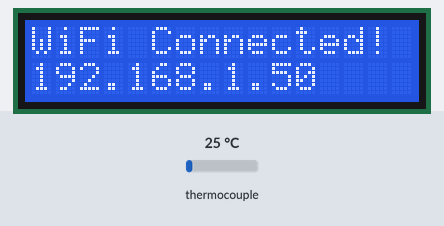
A program run on a simulated ESP32. Parts: 16×2 character LCD. The inputs (shaded band) are chosen by the test bench; at power-on: thermocouple 25 °C. WiFi joins after 1.5 s; servers stay silent unless stated; network time is answered at once with the bench clock; the local clock reads 2024-03-15 10:24:30 at power-on unless the program sets it; what the program prints to the serial monitor is not drawn.

Above: at 2.7 s.
At 14.5 s:
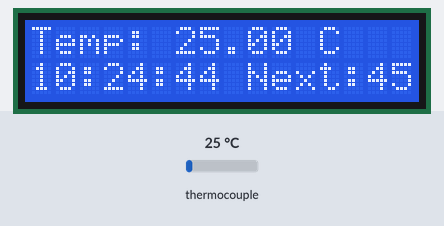
14.6 s: thermocouple set to 6 °C
At 15.8 s:
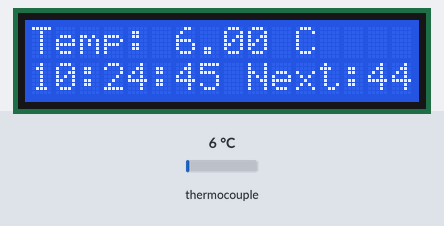
16.6 s: thermocouple set to 75 °C
At 17.8 s:
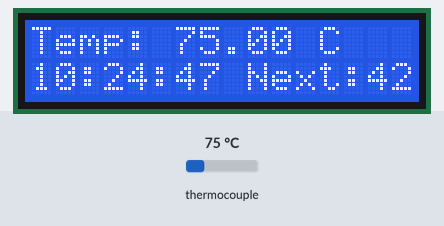
18.6 s: thermocouple set to 0 °C
At 19.9 s:
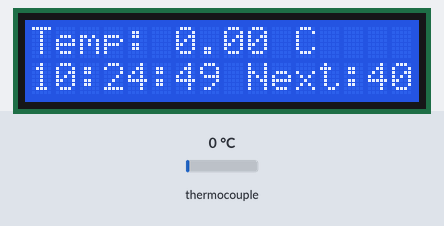
Timing chart, 0 to 21.6 s (numbered marks = the images above; inputs shaded):
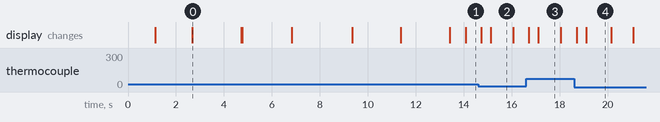

Measured:
- what the display in image 0 shows lasts 2.0 s, from 2.7 s to 4.7 s
- what the display in image 2 shows lasts 1.0 s, from 15.1 s to 16.1 s
- what the display in image 4 shows lasts 1.1 s, from 19.1 s to 20.2 s

The program:

main.cpp
```cpp
#include <Arduino.h>
#include <WiFi.h>
#include <NTPClient.h>
#include <WiFiUdp.h>
#include <time.h>

// Firebase Library
#include <Firebase_ESP_Client.h>
#include <addons/TokenHelper.h>

// Hardware Peripheral Libraries
#include <LiquidCrystal_I2C.h>
#include "max6675.h"

// Project Configuration
#include "secrets.h"

// ===================================
// GLOBAL OBJECTS & CONSTANTS
// ===================================

FirebaseData fbdo;
FirebaseAuth auth;
FirebaseConfig config;

WiFiUDP ntpUDP;
NTPClient timeClient(ntpUDP, "pool.ntp.org", 7 * 3600); // UTC+7 (WIB) offset

// MAX6675 Pin Definitions (CLK, CS, DO)
const int MAX6675_SCK_PIN = 18;
const int MAX6675_CS_PIN = 5;
const int MAX6675_MISO_PIN = 17;

MAX6675 thermocouple(MAX6675_SCK_PIN, MAX6675_CS_PIN, MAX6675_MISO_PIN);

// LCD 16x2 I2C Object (Address, Columns, Rows)
LiquidCrystal_I2C lcd(0x27, 16, 2);

struct DateTimeComponents
{
    int year;
    int month;
    int day;
    int hour;
    int minute;
    int second;
    String iso8601;
};

// Firebase data send interval
unsigned long lastFirebaseSendMillis = 0;
const unsigned long FIREBASE_SEND_INTERVAL_MS = 60000; // 1 minute

// NTP Sync status
bool isTimeSynced = false;
unsigned long lastNtpAttemptMillis = 0;
const unsigned long NTP_RETRY_INTERVAL_MS = 5000; // Retry NTP every 5 seconds if not synced

// ===================================
// HELPER FUNCTIONS
// ===================================

void printLcd(const char *line1, const char *line2 /*= ""*/)
{
    lcd.clear();
    lcd.setCursor(0, 0);
    lcd.print(line1);
    if (line2[0] != '\0')
    {
        lcd.setCursor(0, 1);
        lcd.print(line2);
    }
}

void connectToWiFi()
{
    printLcd("Connecting WiFi...", WIFI_SSID);
    Serial.print("Connecting to WiFi: ");
    Serial.println(WIFI_SSID);
    WiFi.mode(WIFI_STA);
    WiFi.begin(WIFI_SSID, WIFI_PASSWORD);
}

void WiFiEvent(WiFiEvent_t event)
{
    Serial.printf("[WiFi-event] event: %d\n", event);
    switch (event)
    {
    case ARDUINO_EVENT_WIFI_STA_GOT_IP:
        Serial.println("WiFi connected, IP address:");
        Serial.println(WiFi.localIP());
        isTimeSynced = false;
        lastNtpAttemptMillis = 0;
        break;
    case ARDUINO_EVENT_WIFI_STA_DISCONNECTED:
        Serial.println("WiFi lost connection.");
        isTimeSynced = false;
        break;
    default:
        break;
    }
}

DateTimeComponents getLocalTimeComponents()
{
    DateTimeComponents dt;
    dt.year = 0;
    dt.month = 0;
    dt.day = 0;
    dt.hour = 0;
    dt.minute = 0;
    dt.second = 0;
    dt.iso8601 = "Invalid Time";

    if (!isTimeSynced && (millis() - lastNtpAttemptMillis >= NTP_RETRY_INTERVAL_MS))
    {
        timeClient.update();
        lastNtpAttemptMillis = millis();
        Serial.println("NTP update attempt initiated...");
    }

    time_t epochTime = timeClient.getEpochTime();
    struct tm *timeinfo = localtime(&epochTime);

    if (timeinfo == nullptr || epochTime < 100000)
    {
        Serial.println("Warning: Current time is invalid. NTP not synced or conversion failed.");
        isTimeSynced = false;
        return dt;
    }

    isTimeSynced = true;

    dt.year = timeinfo->tm_year + 1900;
    dt.month = timeinfo->tm_mon + 1;
    dt.day = timeinfo->tm_mday;
    dt.hour = timeinfo->tm_hour;
    dt.minute = timeinfo->tm_min;
    dt.second = timeinfo->tm_sec;

    char dateTimeStr[30];
    sprintf(dateTimeStr, "%04d-%02d-%02dT%02d:%02d:%02d",
            dt.year, dt.month, dt.day,
            dt.hour, dt.minute, dt.second);
    dt.iso8601 = String(dateTimeStr);

    return dt;
}

// ===================================
// SETUP FUNCTION
// ===================================

void setup()
{
    Serial.begin(115200);
    Serial.println("\n--- Starting ESP32 Data Logger ---");

    // Initialize LCD
    lcd.init();
    lcd.backlight();
    printLcd("Initializing...", "");
    delay(1000);

    // WiFi Connection
    WiFi.setHostname(WIFI_HOSTNAME);
    WiFi.onEvent(WiFiEvent);
    connectToWiFi();

    printLcd("Connecting WiFi...", "Waiting for IP...");
    Serial.print("Waiting for WiFi connection...");
    while (WiFi.status() != WL_CONNECTED)
    {
        delay(500);
        Serial.print(".");
        lcd.setCursor(15, 1);
        lcd.print(".");
    }
    String ipAddr = WiFi.localIP().toString();
    Serial.println("\nWiFi Connected. IP: " + ipAddr);
    printLcd("WiFi Connected!", ipAddr.c_str());
    delay(2000);

    // Initial NTP Sync (Blocking in Setup for initial Firebase auth)
    printLcd("Syncing Time...", "Blocking once...");
    timeClient.begin();
    Serial.println("Initial NTP sync (blocking in setup)...");
    unsigned long startTime = millis();
    while (!timeClient.update() && (millis() - startTime < 15000))
    { // Max 15s blocking
        timeClient.forceUpdate();
        Serial.print(".");
        lcd.setCursor(15, 1);
        lcd.print(".");
        delay(500);
    }
    if (timeClient.update())
    {
        isTimeSynced = true;
        String formattedTime = timeClient.getFormattedTime();
        Serial.println("\nInitial NTP time synced: " + formattedTime);
        printLcd("Time Synced!", formattedTime.c_str());
        delay(2000);
    }
    else
    {
        isTimeSynced = false;
        Serial.println("\nInitial NTP sync failed. Firebase connections might fail.");
        printLcd("NTP Sync Failed!", "Continuing...");
        delay(2000);
    }
    lastNtpAttemptMillis = millis();

    // Firebase Initialization
    printLcd("Connecting Firebase", "Auth...");
    config.api_key = API_KEY;
    auth.user.email = USER_EMAIL;
    auth.user.password = USER_PASSWORD;
    config.token_status_callback = tokenStatusCallback;

    Firebase.begin(&config, &auth);
    Firebase.reconnectNetwork(true);

    Serial.print("Waiting for Firebase to be ready...");
    while (!Firebase.ready())
    {
        delay(500);
        Serial.print(".");
        lcd.setCursor(15, 1);
        lcd.print(".");
    }
    Serial.println("\nFirebase is ready and authenticated.");
    printLcd("Firebase Ready!", "Authenticated.");
    delay(2000);

    // Firebase data buffer configuration
    fbdo.setBSSLBufferSize(4096, 1024);
    fbdo.setResponseSize(2048);

    // Initialize MAX6675 Sensor
    Serial.println("Initializing MAX6675...");
    delay(500); // MAX6675 stabilization time

    double initialTemp = thermocouple.readCelsius();
    if (isnan(initialTemp))
    {
        Serial.println("ERROR: Failed to read from MAX6675 sensor! Check wiring.");
        printLcd("MAX6675 Error!", "Check wiring.");
        while (1)
        {
            delay(1000);
        }
    }
    else
    {
        Serial.print("MAX6675 OK. Initial Temp: ");
        Serial.print(initialTemp);
        Serial.println(" C");
        char tempStr[17];
        sprintf(tempStr, "Temp: %.2f C", initialTemp);
        printLcd("MAX6675 OK!", tempStr);
        delay(2000);
    }

    Serial.println("\n--- System Ready! Entering Loop ---");
    printLcd("System Ready!", "Temp Logger");
    delay(2000);
}

// ===================================
// LOOP FUNCTION
// ===================================

void loop()
{
    // Check main connections (WiFi & Firebase)
    if (WiFi.isConnected() && Firebase.ready())
    {
        // Update NTP time non-blockingly and check sync status
        DateTimeComponents now = getLocalTimeComponents();

        // Only proceed if NTP time is synced
        if (isTimeSynced)
        {
            // Read Temperature
            double temperature = thermocouple.readCelsius();

            if (isnan(temperature))
            {
                Serial.println("Failed to read temperature from MAX6675!");
                printLcd("Read Error!", "MAX6675 Failed!");
            }
            else
            {
                Serial.print("Current Temp: ");
                Serial.print(temperature);
                Serial.println(" C");

                char tempStr[17];
                sprintf(tempStr, "Temp: %.2f C", temperature);

                // Send data to Firebase Firestore (based on interval)
                if (millis() - lastFirebaseSendMillis >= FIREBASE_SEND_INTERVAL_MS)
                {
                    lastFirebaseSendMillis = millis();

                    Serial.print("Sending data to Firestore. Time: ");
                    Serial.println(now.iso8601);

                    FirebaseJson content;
                    content.set("fields/timestamp/stringValue", now.iso8601);
                    content.set("fields/suhu/doubleValue", temperature);

                    String documentPath = "suhuData/" + String(timeClient.getEpochTime());

                    Serial.print("Document Path: ");
                    Serial.println(documentPath);

                    if (Firebase.Firestore.createDocument(&fbdo, PROJECT_ID, "", documentPath.c_str(), content.raw()))
                    {
                        Serial.println("Data successfully sent to Firestore.");
                        printLcd("Data Sent!", "Firebase OK!");
                        delay(1000);
                    }
                    else
                    {
                        Serial.print("Failed to send data to Firestore: ");
                        Serial.println(fbdo.errorReason());
                        printLcd("Send Failed!", fbdo.errorReason().c_str());
                        delay(2000);
                    }
                }
                else
                { // If not time to send data
                    // Display temperature and countdown on LCD
                    char timeBuf[17];
                    // Mengambil waktu dari 'now' yang sudah didapatkan dari getLocalTimeComponents()
                    // dan memastikan waktu ditampilkan dari komponen yang valid.
                    if (now.iso8601 != "Invalid Time")
                    {
                        unsigned long remainingTimeSec = (FIREBASE_SEND_INTERVAL_MS - (millis() - lastFirebaseSendMillis)) / 1000;
                        sprintf(timeBuf, "%02d:%02d:%02d Next:%lds", now.hour, now.minute, now.second, remainingTimeSec);
                    }
                    else
                    {
                        // Fallback jika waktu masih invalid
                        sprintf(timeBuf, "Time Invalid!");
                    }
                    printLcd(tempStr, timeBuf);
                }
            }
        }
        else
        { // NTP not synced
            Serial.println("NTP not synced. Displaying status, not sending data.");
            printLcd("NTP Syncing...", "Please wait...");
        }
    }
    else
    { // WiFi or Firebase not ready
        Serial.println("WiFi or Firebase not ready. Waiting for connection...");
        if (!WiFi.isConnected())
        {
            printLcd("WiFi Disconnected!", "Reconnecting...");
        }
        else if (!Firebase.ready())
        {
            printLcd("Firebase Offline!", "Reconnecting...");
        }
        delay(1000);
    }

    delay(100);
}
```

secrets.h
```cpp
// secrets.h
#ifndef SECRETS_H
#define SECRETS_H

// --- KONFIGURASI WIFI ---
// #define WIFI_SSID "KANAILA_HOME"          // ganti nama wifi
// #define WIFI_PASSWORD "qwerty7475"        // ganti password
#define WIFI_SSID "HALO"                  // ganti nama wifi
#define WIFI_PASSWORD "48484848"          // ganti password
#define WIFI_HOSTNAME "suhu-logger-esp32" // ganti bebas

// ===================================
// JANGAN UBAH BAGIAN INI
// ===================================
// --- KONFIGURASI FIREBASE ---
#define API_KEY "AIzaSyC0Ie9Uen5q8XRofR8sC5QBdFHrKiEP2ps"
#define PROJECT_ID "datalogger-thermocouple-k"
#define USER_EMAIL "esp32.logger@gmail.com"
#define USER_PASSWORD "admin123"

#endif // SECRETS_H
```
